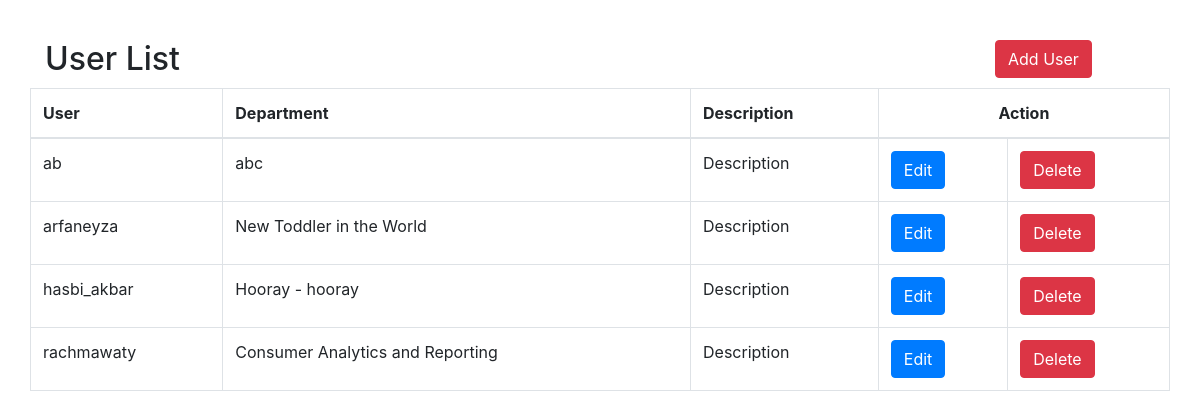
The app's page /index.php/user with its own data.
### tables this page shows
CREATE TABLE `users` (
  `username` varchar(25) NOT NULL DEFAULT '',
  `department` varchar(50) DEFAULT NULL,
  `password` varchar(25) DEFAULT NULL,
  `subdir` varchar(10) DEFAULT 'BA & PSM',
  `employee_id` int(11) DEFAULT NULL,
  PRIMARY KEY (`username`)
);

### application/controllers/User.php (called while the page is built, shortened)
<?php
class User extends CI_Controller {
		public function __construct()
	    {
	        $this->load->model('User_model');
	        $this->load->helper('url_helper');
	        $this->load->helper('form');
	        $this->load->library('form_validation');
	    }
        public function index()
        {
        	$data['users'] = $this->User_model->getList();
       		$data['title'] = 'User List';
        	$this->load->view('users/list', $data);
        }
}

### index.php (called while the page is built, shortened)
<?php
require_once BASEPATH.'core/CodeIgniter.php';

### application/models/User_model.php (called while the page is built, shortened)
<?php
class User_model extends CI_Model {
    public function getList()
    {
        $query = $this->db->get('users');
        return $query->result();
    }
}

### application/views/users/list.php (the view, shortened to what this page needs)
<!DOCTYPE html>
<html>
<head>
    <link href="https://cdnjs.cloudflare.com/ajax/libs/twitter-bootstrap/4.0.0-alpha/css/bootstrap.css" rel="stylesheet">
</head>
<body>
<div class="container">
    <div class="row mt40">
   <div class="col-md-10">
    <h2><?php echo $title; ?></h2>
   </div>
   <div class="col-md-2">
    <a href="<?php echo base_url('user/create/') ?>" class="btn btn-danger">Add User</a>
   </div>
   <br><br>
    <table class="table table-bordered">
       <thead>
          <tr>
             <th>User</th>
             <th>Department</th>
             <th>Description</th>
             <th colspan="2" style="text-align:center;">Action</th>
          </tr>
       </thead>
       <tbody>
          <?php if($users): ?>
          <?php foreach($users as $user): ?>
          <tr>
             <td><?php echo $user->username; ?></td>
             <td><?php echo $user->department; ?></td>
             <td><?php echo 'Description' ?></td>
             <td><a href="<?php echo base_url('user/edit/'.$user->username) ?>" class="btn btn-primary">Edit</a></td>
                 <td>
                <form action="<?php echo base_url('user/delete/'.$user->username) ?>" method="post">
                  <button class="btn btn-danger" type="submit">Delete</button>
                </form>
            </td>
          </tr>
         <?php endforeach; ?>
         <?php endif; ?>
       </tbody>
    </table>
</div>
</div>
</body>
</html>

### application/views/users/list.php (style rules this page uses)
.mt40 { margin-top: 40px; }

### records on screen
users: username "ab", department "abc"
users: username "arfaneyza", department "New Toddler in the World"
users: username "hasbi_akbar", department "Hooray - hooray"
users: username "rachmawaty", department "Consumer Analytics and Reporting"

### other values on screen
$title "User List"
